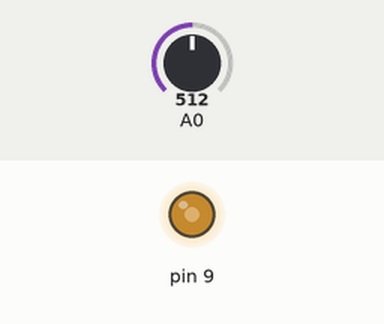
The sketch below on a simulated Arduino Uno, built with avr-gcc and run on an emulated ATmega328P. Shown: output pins drawn as LEDs (lit = HIGH). Inputs (shaded band) come from the test bench; at power-on: A0 = 512. What the sketch prints to the serial monitor is not drawn.

Above: at 0.1 s.
Timing chart, 0 to 1.6 s (numbered marks = the images above):
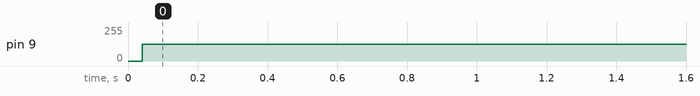

Measured:
- by itself, pin 9: 0/255 → 127/255 at 0.04 s

The sketch:

_2peak.ino
```cpp
#define steps 128
float values[steps];
float alpha;
int maxPos, maxVal;
void setup ()
{
  pinMode (9, OUTPUT);
  TCCR1A = 0;
  TCCR1B = 0;
  TCCR1A |= (1 << COM1A0);        // Toggle OC1A on Compare Match.
  TCCR1B |= (1 << WGM12);         // CTC mode
  Serial.begin(57600);
}
void loop () {
  if (Serial.available()) {
    alpha = (float)Serial.read() / 255.0f;
  }
  outPut(0);
}
void outPut(int pos)
{
  maxPos = 0;
  maxVal = 0;
  for (int i = 0; i < steps; i++) {
    TCCR1B &= 0xFE;                       // turns off timer
    TCNT1 = 0;                            // resets timer counter register
    OCR1A = i;                            // sets new frequency step
    TCCR1B |= 0x01;                       // turns on timer
    float curVal = analogRead(pos);
    values[i] = values[i] * alpha + curVal * (1 - alpha);  // exponential moving avg
    if (values[i] > maxVal) {                              // finds the signal peak
      maxVal = values[i];
      maxPos = i;
    }
  }
  Serial.println(maxPos, DEC);
}
```
